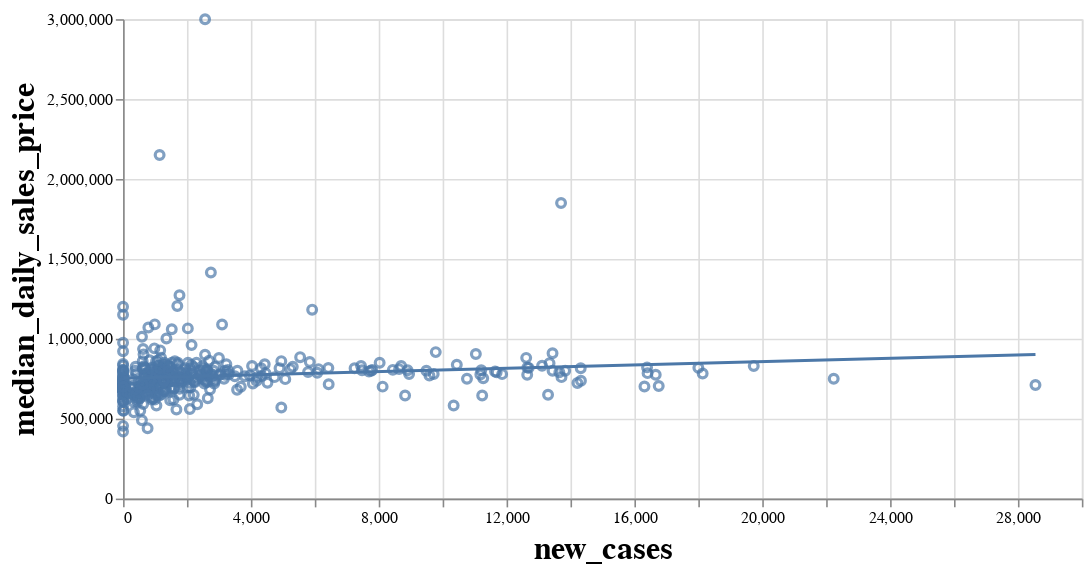

The code cell stored with this chart in its notebook:
### Markdown cell above
<font size="3"> Explore the relationship between Covid-19 cases and Average home prices. As more people in the county get infected, do we see any drop in home prices of SFR?

### Code cell
scatter = alt.Chart(df).mark_point().encode(
    y = alt.Y('median_daily_sales_price:Q', axis = alt.Axis(titleFontSize = 20)),
    x = alt.X('new_cases:Q', scale = alt.Scale(domain = (0,30000)),axis = alt.Axis(titleFontSize = 20))
)
scatter + scatter.transform_regression('new_cases', 'median_daily_sales_price').mark_line().properties(width=600, height = 300)

### Figure 1 — Vega-Lite specification as saved in the notebook (floating-point values rounded to 4 significant figures; data arrays with more than 128 entries replaced by an {"elided": "..."} marker saying what was removed)
{"config": {"view": {"continuousWidth": 400, "continuousHeight": 300}}, "layer": [{"mark": "point", "encoding": {"x": {"type": "quantitative", "axis": {"titleFontSize": 20}, "field": "new_cases", "scale": {"domain": [0, 30000]}}, "y": {"type": "quantitative", "axis": {"titleFontSize": 20}, "field": "median_daily_sales_price"}}}, {"mark": "line", "encoding": {"x": {"type": "quantitative", "axis": {"titleFontSize": 20}, "field": "new_cases", "scale": {"domain": [0, 30000]}}, "y": {"type": "quantitative", "axis": {"titleFontSize": 20}, "field": "median_daily_sales_price"}}, "height": 300, "transform": [{"on": "new_cases", "regression": "median_daily_sales_price"}], "width": 600}], "data": {"name": "data-02c3f58b7c7a8fb683f6ca3b4a91ea0a"}, "$schema": "https://vega.github.io/schema/vega-lite/v4.8.1.json", "datasets": {"data-02c3f58b7c7a8fb683f6ca3b4a91ea0a": {"elided": "412 records"}}}
